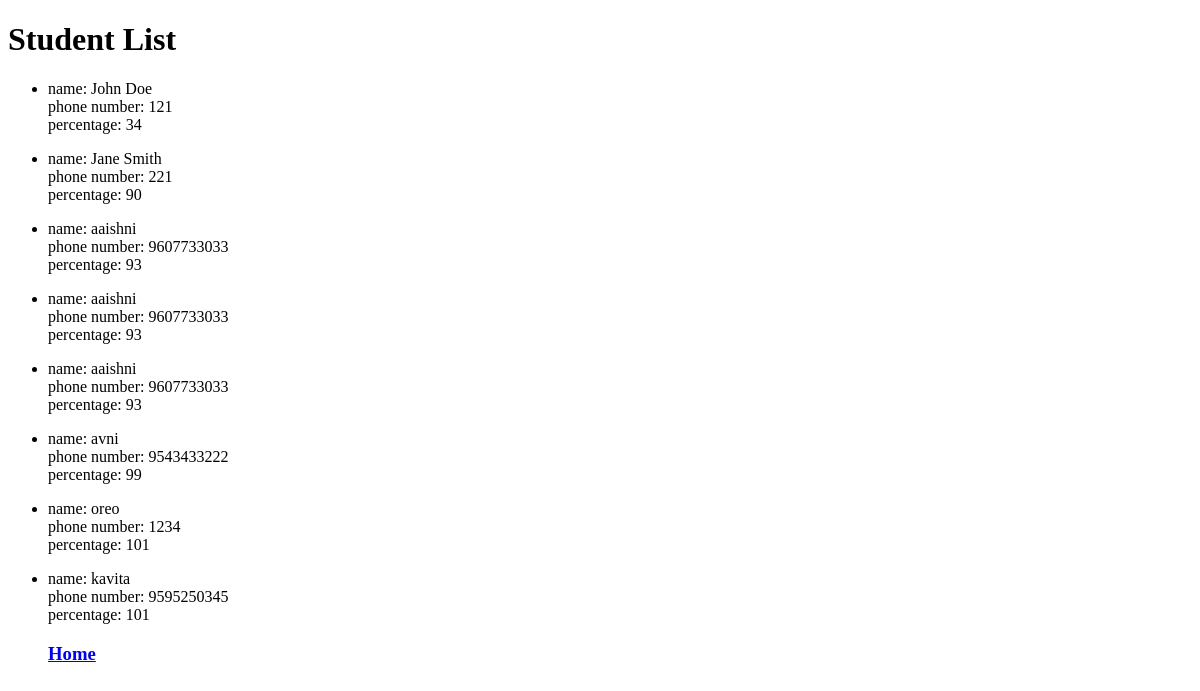
Page /about/ on the earlier database version.
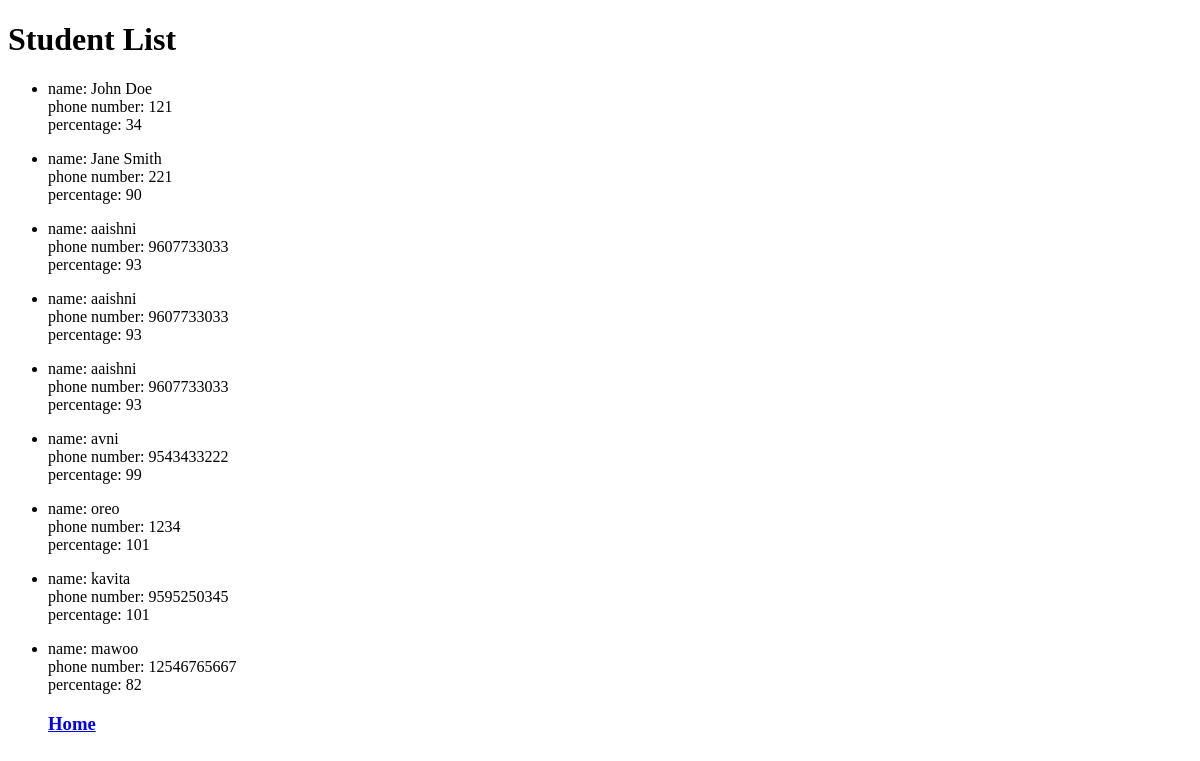
Same page on the later database version.
### app/models.py (models this page shows)
class Student(models.Model):
    name = models.CharField(max_length=100)
    phno = models.IntegerField()
    percentage = models.IntegerField()
    def __str__(self):
        return f"name: {self.name} \nphone number: {self.phno}\n percentage: {self.percentage}"

### app/views.py (the view)
# urls.py: path('about/',views.about,name='about'),
def about(request):
    students = Student.objects.all()
    return render(request, 'about.html', {'students': students})

### templates/about.html (shortened to what this page needs)
<!DOCTYPE html>
<html lang="en">
<head>
</head>
<body>
    <h1>Student List</h1>
    <ul>
        {% for student in students %}
            <li>
                {{ student|linebreaks }}
            </li>
            {% endfor %}
            <h3><a href="{% url 'home' %}">Home</a></h3>
    </ul>
</body>
</html>

Differences in the rows shown:
added Student: name+phno+percentage "name: mawoo phone number: 12546765667 percentage: 82"
